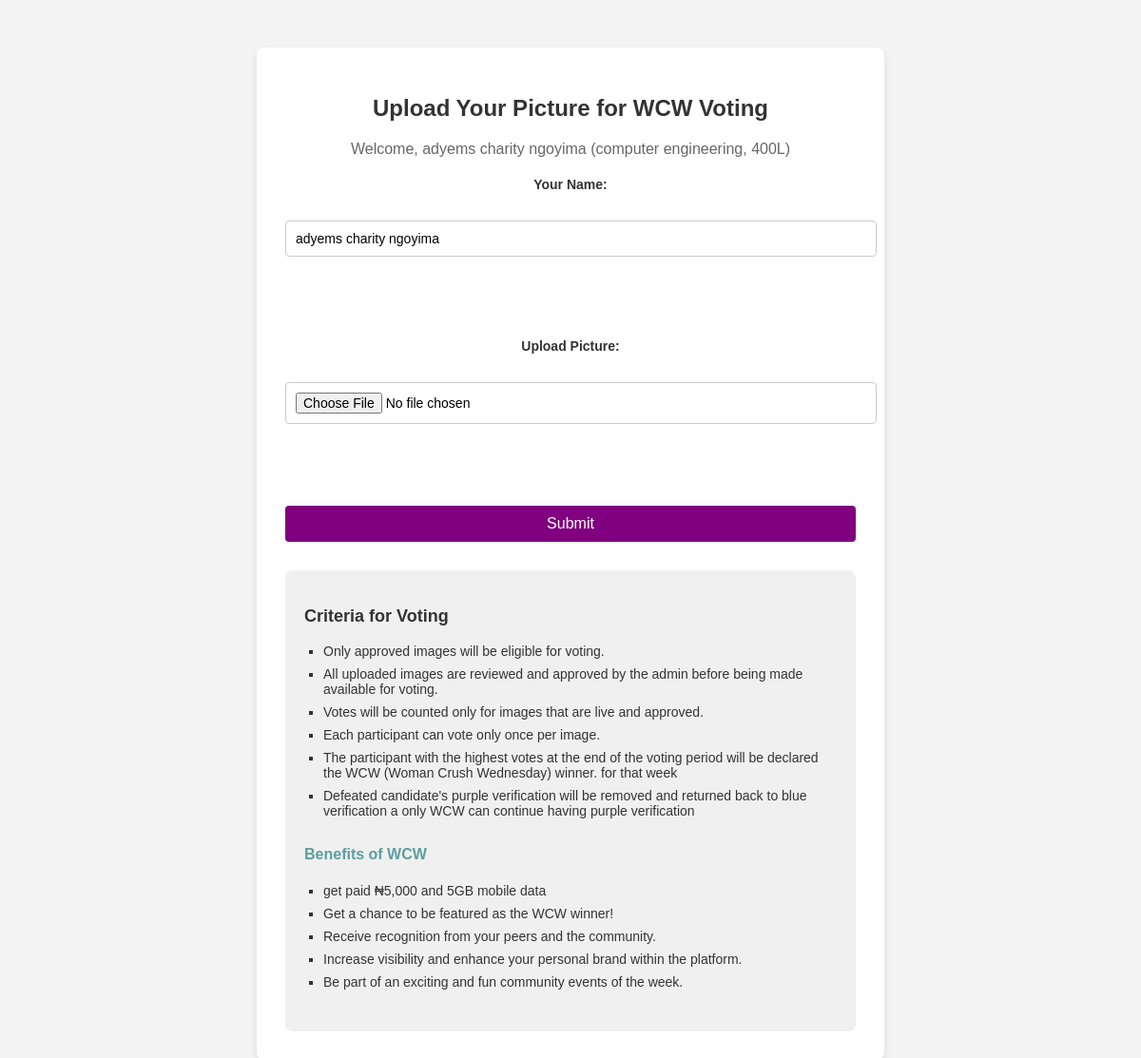
The app's page /dashboard/upload_wcw.php (signed in) with its own data.
### tables this page shows
CREATE TABLE `users` (
  `id` int(11) NOT NULL,
  `username` varchar(255) NOT NULL,
  `email` varchar(255) NOT NULL,
  `password` varchar(255) NOT NULL,
  `profile_picture` varchar(255) DEFAULT NULL,
  `created_at` timestamp NOT NULL DEFAULT current_timestamp(),
  `address` varchar(255) DEFAULT NULL,
  `department` varchar(255) DEFAULT NULL,
  `faculty` varchar(255) DEFAULT NULL,
  `level` varchar(255) DEFAULT NULL,
  `id_number` varchar(50) DEFAULT NULL,
  `phone_number` varchar(50) DEFAULT NULL,
  `stays_in_hostel` enum('Yes','No') DEFAULT NULL,
  `about_me` text DEFAULT NULL,
  `full_name` varchar(255) DEFAULT NULL,
  `interests` text DEFAULT NULL,
  `relationship_status` enum('Single','Married','In a relationship','It''s complicated','Divorced','Widowed') DEFAULT NULL,
  `gender` varchar(10) DEFAULT NULL,
  `account_name` varchar(255) NOT NULL,
  `account_number` varchar(255) NOT NULL,
  `bank_name` varchar(255) NOT NULL,
  `verified` tinyint(1) DEFAULT 0,
  `club` varchar(255) NOT NULL,
  `first_time` tinyint(1) DEFAULT 1
);

### dashboard/upload_wcw.php (the view, shortened to what this page needs)
<?php
include 'db_connection.php';
$user_id = $_SESSION['user_id'];
$sql = "SELECT username, full_name, department, level FROM users WHERE id = ?";
$stmt = $conn->prepare($sql);
$stmt->bind_param("i", $user_id);
$stmt->execute();
$result = $stmt->get_result();
if ($result->num_rows > 0) {
    $user = $result->fetch_assoc();
    $full_name = $user['full_name'];
    $department = $user['department'];
    $level = $user['level'];
} else {
    echo "User not found.";
    exit();
}
?>
<!DOCTYPE html>
<html lang="en">
<head>
    <link rel="stylesheet" href="style.css">
</head>
<body>
    <div class="container">
        <h2>Upload Your Picture for WCW Voting</h2>
        <p>Welcome, <?php echo htmlspecialchars($full_name); ?> (<?php echo htmlspecialchars($department); ?>, <?php echo htmlspecialchars($level); ?>)</p>
        <form action="upload_wcw.php" method="POST" enctype="multipart/form-data">
            <label for="name">Your Name:</label>
            <input type="text" name="name" value="<?php echo htmlspecialchars($full_name); ?>" required readonly><br><br>
            <label for="image">Upload Picture:</label>
            <input type="file" name="image" required><br><br>
            <input type="submit" value="Submit" style="background-color:purple;">
        </form>
        <div class="criteria">
            <h3>Criteria for Voting</h3>
            <ul>
                <li>Only approved images will be eligible for voting.</li>
                <li>All uploaded images are reviewed and approved by the admin before being made available for voting.</li>
                <li>Votes will be counted only for images that are live and approved.</li>
                <li>Each participant can vote only once per image.</li>
                <li>The participant with the highest votes at the end of the voting period will be declared the WCW (Woman Crush Wednesday) winner. for that week</li>
            <li>Defeated candidate's purple verification will be removed and returned back to blue verification a only WCW can  continue having purple verification</li>
            </ul>
            <div class="benefits">
                <h4>Benefits of WCW</h4>
                <ul>
                    <li>get paid &#8358;5,000 and 5GB mobile data</li>
                    <li>Get a chance to be featured as the WCW winner!</li>
                    <li>Receive recognition from your peers and the community.</li>
                    <li>Increase visibility and enhance your personal brand within the platform.</li>
                    <li>Be part of an exciting and fun community events of the week.</li>
                </ul>
            </div>
        </div>
    </div>
</body>
</html>

### dashboard/style.css (style rules this page uses)
body { font-family: Arial, sans-serif; background-color: #f4f4f4; margin: 0; padding: 0; }
.container { width: 80%; margin: 0 auto; padding: 20px; background-color: #fff; }
form { margin-top: 20px; text-align: center; }
body { font-family: Arial, sans-serif; margin: 0; padding: 0; background-color: #f4f4f4; }
.container { width: 80%; margin: auto; padding: 20px; }
h2 { text-align: center; }
form input[type="text"], form input[type="file"] { width: 100%; padding: 10px; margin: 10px 0; }
form input[type="submit"] { background-color: #4CAF50; color: white; padding: 10px 20px; border: none; cursor: pointer; }

### dashboard/upload_wcw.php (style rules this page uses)
body { font-family: Arial, sans-serif; background-color: #f4f4f4; margin: 0; padding: 0; }
.container { max-width: 600px; margin: 50px auto; padding: 30px; background-color: #fff; border-radius: 8px; box-shadow: 0 4px 8px rgba(0, 0, 0, 0.1); }
h2 { text-align: center; color: #333; }
p { font-size: 16px; color: #666; text-align: center; }
form { display: flex; flex-direction: column; gap: 20px; }
label { font-size: 14px; color: #333; font-weight: bold; }
input[type="text"], input[type="file"] { padding: 10px; border: 1px solid #ccc; border-radius: 4px; font-size: 14px; outline: none; transition: border-color 0.3s ease; }
input[type="submit"] { background-color:purple; color: white; border: none; padding: 10px; border-radius: 4px; font-size: 16px; cursor: pointer; transition: background-color 0.3s ease; }
.criteria { margin-top: 30px; background-color: #f0f0f0; padding: 20px; border-radius: 8px; }
.criteria h3 { color: #333; font-size: 18px; }
.criteria ul { list-style-type: square; padding-left: 20px; }
.criteria ul li { font-size: 14px; color: #333; padding-bottom: 8px; }
.criteria .benefits h4 { color: #5c9f9e; font-size: 16px; }
.criteria .benefits ul li { font-size: 14px; color: #333; }

### records on screen
users: full_name "adyems charity ngoyima", department "computer engineering", level "400L", name "adyems charity ngoyima"
